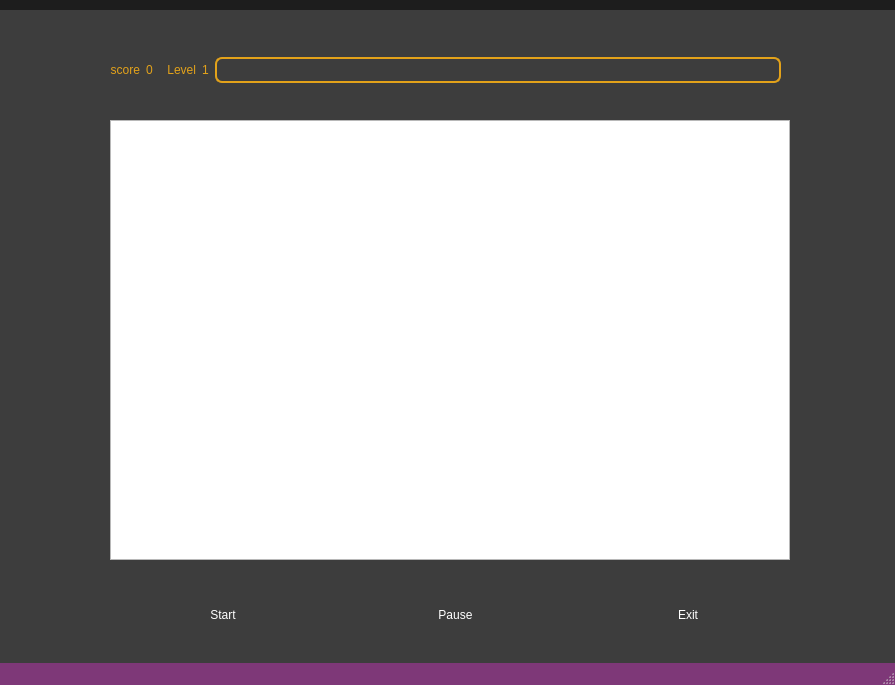
<?xml version="1.0" encoding="UTF-8"?>
<ui version="4.0">
 <class>SnakeWindow</class>
 <widget class="QMainWindow" name="SnakeWindow">
  <property name="geometry">
   <rect>
    <x>0</x>
    <y>0</y>
    <width>895</width>
    <height>685</height>
   </rect>
  </property>
  <property name="windowTitle">
   <string>MainWindow</string>
  </property>
  <property name="styleSheet">
   <string notr="true">QMainWindow{
background-color:#3d3d3d;
color:#fff;
}

QMenuBar{
background-color:#1d1d1d;
padding:5px;
	font: 12pt &quot;MS Shell Dlg 2&quot;;
}

QMenuBar::item{
background-color:#1d1d1d;
color:#fff;
padding:5px;

}

QLabel{
border-style:solid;
background-color:#3d3d3d;
color:#e3a21a;
font: 16pt &quot;MS Shell Dlg 2&quot;;
}

QMenu{
color:#fff;
padding:0;
}

QMenu::item:selected{
color:#fff;
background-color:#00aba9;
}

QTableWidget{
background-color:#3d3d3d;
color:#fff;
  selection-background-color: #da532c;
border:solid;
border-width:3px;
border-color:#da532c;
}
QHeaderView::section{
background-color:qlineargradient(spread:pad, x1:0, y1:0, x2:1, y2:0, stop:0 rgba(20, 158, 217, 255), stop:1 rgba(36, 158, 217, 255));
border:none;
border-top-style:solid;
border-width:1px;
border-top-color:qlineargradient(spread:pad, x1:0, y1:0, x2:1, y2:0, stop:0 rgba(20, 158, 217, 255), stop:1 rgba(36, 158, 217, 255));
color:#fff;

}
QHeaderView{
background-color:qlineargradient(spread:pad, x1:0, y1:0, x2:1, y2:0, stop:0 rgba(20, 158, 217, 255), stop:1 rgba(36, 158, 217, 255));

border:none;
border-top-style:solid;
border-width:1px;
border-top-color:#149ED9;
color:#fff;
	font: 75 12pt &quot;Calibri&quot;;
}

QTableCornerButton::section{
border:none;
background-color:#149ED9;
}

QListWidget{
background-color:#3d3d3d;
color:#fff;
}

QMenu{
background-color:#3d3d3d;
}
QStatusBar{
background-color:#7e3878;
color:#fff;
}

QPushButton{
font: 12pt &quot;MS Shell Dlg 2&quot;;
border-style:solid;
padding:12px;
background-color:#3d3d3d;
color:#fff;
border-radius:7px;
}
QPushButton:hover{
color:#ccc;
	background-color: qlineargradient(spread:pad, x1:0.517, y1:0, x2:0.517, y2:1, stop:0 rgba(45, 45, 45, 255), stop:0.505682 rgba(45, 45, 45, 255), stop:1 rgba(29, 29, 29, 255));
	border-color:#2d89ef;
border-width:0px;
}

QPushButton:pressed{
background-color: qlineargradient(spread:pad, x1:0.517, y1:0, x2:0.517, y2:1, stop:0 rgba(29, 29, 29, 255), stop:0.505682 rgba(45, 45, 45, 255), stop:1 rgba(29, 29, 29, 255));
}


QTabWidget::tab{
background-color:#3d3d3d;
}

QLineEdit{
border-radius:0;
}

QProgressBar{
border-radius:0;
text-align:center;
color:#fff;
background-color:#3d3d3d;
border: 2px solid #e3a21a;
border-radius:7px;
	font: 75 12pt &quot;Open Sans&quot;;

}

QProgressBar::chunk{
background-color:#e3a21a;
width:20px;
}</string>
  </property>
  <widget class="QWidget" name="centralwidget">
   <property name="styleSheet">
    <string notr="true"/>
   </property>
   <widget class="QGraphicsView" name="graphicsView_snake">
    <property name="geometry">
     <rect>
      <x>110</x>
      <y>110</y>
      <width>680</width>
      <height>440</height>
     </rect>
    </property>
    <property name="sizePolicy">
     <sizepolicy hsizetype="Fixed" vsizetype="Fixed">
      <horstretch>0</horstretch>
      <verstretch>0</verstretch>
     </sizepolicy>
    </property>
    <property name="maximumSize">
     <size>
      <width>680</width>
      <height>440</height>
     </size>
    </property>
    <property name="mouseTracking">
     <bool>false</bool>
    </property>
    <property name="verticalScrollBarPolicy">
     <enum>Qt::ScrollBarAlwaysOff</enum>
    </property>
    <property name="horizontalScrollBarPolicy">
     <enum>Qt::ScrollBarAlwaysOff</enum>
    </property>
   </widget>
   <widget class="QWidget" name="horizontalLayoutWidget">
    <property name="geometry">
     <rect>
      <x>110</x>
      <y>580</y>
      <width>691</width>
      <height>51</height>
     </rect>
    </property>
    <layout class="QHBoxLayout" name="horizontalLayout_2">
     <item>
      <widget class="QPushButton" name="start_Game_Btn">
       <property name="focusPolicy">
        <enum>Qt::NoFocus</enum>
       </property>
       <property name="text">
        <string>Start</string>
       </property>
      </widget>
     </item>
     <item>
      <widget class="QPushButton" name="pause_Game_Btn">
       <property name="focusPolicy">
        <enum>Qt::NoFocus</enum>
       </property>
       <property name="text">
        <string>Pause</string>
       </property>
      </widget>
     </item>
     <item>
      <widget class="QPushButton" name="exit_Game_Btn">
       <property name="focusPolicy">
        <enum>Qt::NoFocus</enum>
       </property>
       <property name="text">
        <string>Exit</string>
       </property>
      </widget>
     </item>
    </layout>
    <zorder>start_Game_Btn</zorder>
    <zorder>exit_Game_Btn</zorder>
    <zorder>pause_Game_Btn</zorder>
   </widget>
   <widget class="QWidget" name="horizontalLayoutWidget_2">
    <property name="geometry">
     <rect>
      <x>110</x>
      <y>30</y>
      <width>671</width>
      <height>61</height>
     </rect>
    </property>
    <layout class="QHBoxLayout" name="horizontalLayout_3">
     <item>
      <widget class="QLabel" name="label_3">
       <property name="text">
        <string>&lt;html&gt;&lt;head/&gt;&lt;body&gt;&lt;p align=&quot;right&quot;&gt;score&lt;/p&gt;&lt;/body&gt;&lt;/html&gt;</string>
       </property>
      </widget>
     </item>
     <item>
      <widget class="QLabel" name="label_Score">
       <property name="text">
        <string>&lt;html&gt;&lt;head/&gt;&lt;body&gt;&lt;p&gt;0&lt;/p&gt;&lt;/body&gt;&lt;/html&gt;</string>
       </property>
      </widget>
     </item>
     <item>
      <widget class="QLabel" name="label">
       <property name="minimumSize">
        <size>
         <width>37</width>
         <height>0</height>
        </size>
       </property>
       <property name="text">
        <string>&lt;html&gt;&lt;head/&gt;&lt;body&gt;&lt;p align=&quot;right&quot;&gt;Level&lt;/p&gt;&lt;/body&gt;&lt;/html&gt;</string>
       </property>
      </widget>
     </item>
     <item>
      <widget class="QLabel" name="label_Level">
       <property name="text">
        <string>&lt;html&gt;&lt;head/&gt;&lt;body&gt;&lt;p&gt;1&lt;/p&gt;&lt;/body&gt;&lt;/html&gt;</string>
       </property>
      </widget>
     </item>
     <item>
      <widget class="QProgressBar" name="progress_bar_level">
       <property name="value">
        <number>0</number>
       </property>
       <property name="format">
        <string/>
       </property>
      </widget>
     </item>
    </layout>
   </widget>
  </widget>
  <widget class="QMenuBar" name="menubar">
   <property name="geometry">
    <rect>
     <x>0</x>
     <y>0</y>
     <width>895</width>
     <height>35</height>
    </rect>
   </property>
  </widget>
  <widget class="QStatusBar" name="statusbar"/>
 </widget>
 <tabstops>
  <tabstop>start_Game_Btn</tabstop>
  <tabstop>graphicsView_snake</tabstop>
  <tabstop>exit_Game_Btn</tabstop>
  <tabstop>pause_Game_Btn</tabstop>
 </tabstops>
 <resources/>
 <connections/>
</ui>
